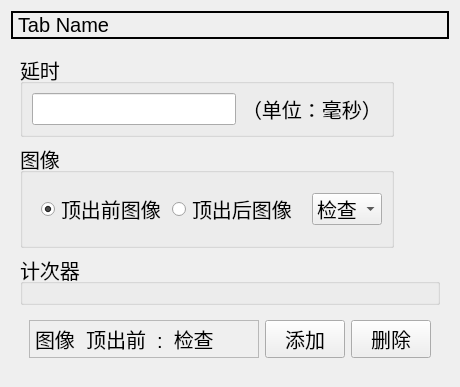
            <widget class="QWidget" name="tabMore">
             <attribute name="title">
              <string/>
             </attribute>
             <layout class="QGridLayout" name="gridLayout_17" rowstretch="1,9">
              <item row="0" column="0">
               <widget class="QLabel" name="labelTabMoreName">
                <property name="font">
                 <font>
                  <pointsize>15</pointsize>
                 </font>
                </property>
                <property name="frameShape">
                 <enum>QFrame::WinPanel</enum>
                </property>
                <property name="text">
                 <string>Tab Name</string>
                </property>
               </widget>
              </item>
              <item row="1" column="0">
               <widget class="QWidget" name="widget_3" native="true">
                <layout class="QGridLayout" name="gridLayout_22" rowstretch="2,2,3,2" columnstretch="1,1">
                 <item row="0" column="0">
                  <widget class="QGroupBox" name="groupBoxDelay">
                   <property name="font">
                    <font>
                     <pointsize>15</pointsize>
                    </font>
                   </property>
                   <property name="title">
                    <string>延时</string>
                   </property>
                   <layout class="QGridLayout" name="gridLayout_23">
                    <item row="0" column="0">
                     <widget class="QLineEdit" name="lineEditDelay"/>
                    </item>
                    <item row="0" column="1">
                     <widget class="QLabel" name="labelDelay">
                      <property name="text">
                       <string>（单位：毫秒）</string>
                      </property>
                     </widget>
                    </item>
                   </layout>
                  </widget>
                 </item>
                 <item row="0" column="1">
                  <spacer name="horizontalSpacer_8">
                   <property name="orientation">
                    <enum>Qt::Horizontal</enum>
                   </property>
                   <property name="sizeHint" stdset="0">
                    <size>
                     <width>40</width>
                     <height>20</height>
                    </size>
                   </property>
                  </spacer>
                 </item>
                 <item row="3" column="0" colspan="2">
                  <widget class="QWidget" name="widgetMore" native="true">
                   <layout class="QGridLayout" name="gridLayout_21" columnstretch="6,2,2">
                    <item row="0" column="0">
                     <widget class="QLabel" name="labelExplanationMore">
                      <property name="font">
                       <font>
                        <pointsize>15</pointsize>
                       </font>
                      </property>
                      <property name="frameShape">
                       <enum>QFrame::StyledPanel</enum>
                      </property>
                      <property name="text">
                       <string>图像  顶出前  :  检查</string>
                      </property>
                     </widget>
                    </item>
                    <item row="0" column="1">
                     <widget class="QPushButton" name="buttonAddMore">
                      <property name="sizePolicy">
                       <sizepolicy hsizetype="Minimum" vsizetype="Expanding">
                        <horstretch>0</horstretch>
                        <verstretch>0</verstretch>
                       </sizepolicy>
                      </property>
                      <property name="font">
                       <font>
                        <pointsize>15</pointsize>
                       </font>
                      </property>
                      <property name="text">
                       <string>添加</string>
                      </property>
                     </widget>
                    </item>
                    <item row="0" column="2">
                     <widget class="QPushButton" name="buttonDeleteMore">
                      <property name="sizePolicy">
                       <sizepolicy hsizetype="Minimum" vsizetype="Expanding">
                        <horstretch>0</horstretch>
                        <verstretch>0</verstretch>
                       </sizepolicy>
                      </property>
                      <property name="font">
                       <font>
                        <pointsize>15</pointsize>
                       </font>
                      </property>
                      <property name="text">
                       <string>删除</string>
                      </property>
                     </widget>
                    </item>
                   </layout>
                  </widget>
                 </item>
                 <item row="2" column="0" colspan="2">
                  <widget class="QGroupBox" name="groupBoxCnt">
                   <property name="font">
                    <font>
                     <pointsize>15</pointsize>
                    </font>
                   </property>
                   <property name="title">
                    <string>计次器</string>
                   </property>
                  </widget>
                 </item>
                 <item row="1" column="0">
                  <widget class="QGroupBox" name="groupBoxImg">
                   <property name="font">
                    <font>
                     <pointsize>15</pointsize>
                    </font>
                   </property>
                   <property name="title">
                    <string>图像</string>
                   </property>
                   <layout class="QGridLayout" name="gridLayout_24">
                    <item row="0" column="1">
                     <widget class="QWidget" name="widget_6" native="true">
                      <layout class="QGridLayout" name="gridLayout_25">
                       <item row="0" column="0">
                        <widget class="QRadioButton" name="radioButtonBeforeEject">
                         <property name="text">
                          <string>顶出前图像</string>
                         </property>
                         <property name="checked">
                          <bool>true</bool>
                         </property>
                        </widget>
                       </item>
                       <item row="0" column="1">
                        <widget class="QRadioButton" name="radioButtonAfterEject">
                         <property name="text">
                          <string>顶出后图像</string>
                         </property>
                        </widget>
                       </item>
                      </layout>
                     </widget>
                    </item>
                    <item row="0" column="2">
                     <widget class="QComboBox" name="comboBoxImage">
                      <item>
                       <property name="text">
                        <string>检查</string>
                       </property>
                      </item>
                      <item>
                       <property name="text">
                        <string>显示</string>
                       </property>
                      </item>
                      <item>
                       <property name="text">
                        <string>暂停</string>
                       </property>
                      </item>
                      <item>
                       <property name="text">
                        <string>清除</string>
                       </property>
                      </item>
                     </widget>
                    </item>
                   </layout>
                  </widget>
                 </item>
                 <item row="1" column="1">
                  <spacer name="horizontalSpacer_9">
                   <property name="orientation">
                    <enum>Qt::Horizontal</enum>
                   </property>
                   <property name="sizeHint" stdset="0">
                    <size>
                     <width>40</width>
                     <height>20</height>
                    </size>
                   </property>
                  </spacer>
                 </item>
                </layout>
               </widget>
              </item>
             </layout>
            </widget>
